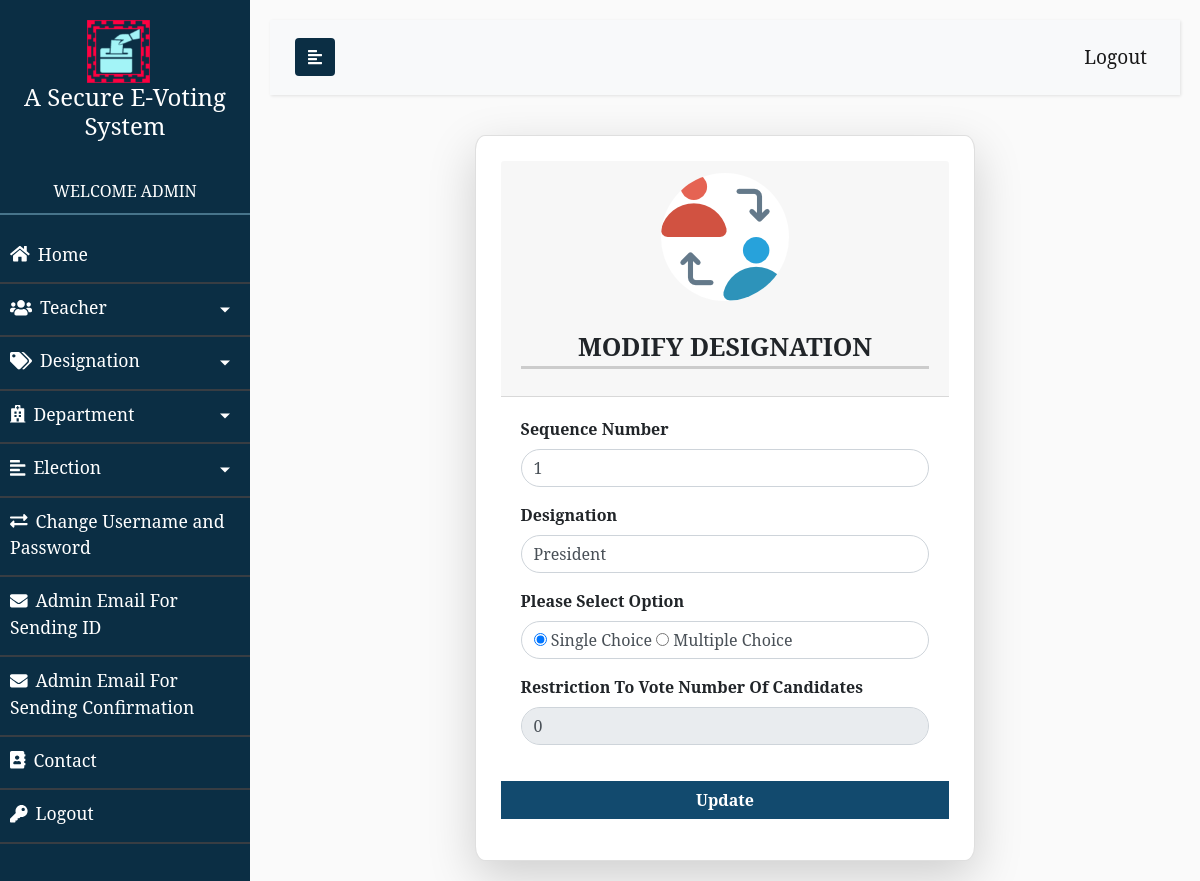
The page /admin/modify_designation.php?id=78&page=1 (signed in) on the database its author committed.
### tables this page shows
CREATE TABLE `election_designation` (
  `id` int(50) NOT NULL,
  `sequence_number` int(50) NOT NULL,
  `designation` varchar(100) NOT NULL,
  `option` varchar(10) NOT NULL,
  `restriction` int(5) NOT NULL
);

### admin/modify_designation.php (the view, shortened to what this page needs)
<?php
    include('lib/header.php');
    include("database_connection.php");
?>
<?php
    if(isset($_GET['id']))
    {
        $designation_id_validation_qry = "select * from `election_designation` where `id` = '$_GET[id]'";
        $designation_id_validation_qry_res =  mysqli_query($conn, $designation_id_validation_qry);
        $designation_id_validation_qry_res_row = mysqli_fetch_assoc($designation_id_validation_qry_res);
            ?>
            <?php
    }
?>
    <div class = "container-fluid">
        <div class = "row justify-content-center">
            <div class = "col-lg-7 col-md-8 col-12">
                <form action="" method = "POST">
                    <div class = "card shadow-lg add_form">
                        <div class = "card-header add_form_image">
                            <img src="images/exchange.png" alt="">
                            <h4 class = "text-uppercase"><b>Modify Designation</b></h4>
                        </div>
                        <div class="card-body">
                            <div class = "form-group">
                                <label for=""><b>Sequence Number</b></label>
                                <input type="number" class = "form-control" placeholder="Enter Sequence Number" name = "number"
                                value = "<?php
                                            if(isset($_POST['number']))
                                            {
                                                echo $_POST['number'];
                                            }
                                            else
                                            {
                                                echo $designation_id_validation_qry_res_row['sequence_number'];
                                            }
                                        ?>"
                                required>
                            </div>
                            <div class = "form-group">
                                <label for=""><b>Designation</b></label>
                                <input type="text" class = "form-control" placeholder="Enter Designation" name = "designation"
                                value = "<?php
                                            if(isset($_POST['designation']))
                                            {
                                                echo $_POST['designation'];
                                            }
                                            else
                                            {
                                                echo $designation_id_validation_qry_res_row['designation'];
                                            }
                                        ?>"
                                required>
                            </div>
                            <div class = "form-group">
                                <label for=""><b>Please Select Option</b></label>
                                <div class="form-control">
                                    <input type="radio" id = "single" name = "option"
                                    value = "single" onchange = "singlefunction()" required
                                    <?php
                                    if($designation_id_validation_qry_res_row['option'] == "single")
                                    {
                                        echo "checked";
                                    }
                                    ?>
                                    >
                                    <label for="">Single Choice</label>
                                    <input type="radio" id = "multiple" name = "option" value = "multiple" onchange = "multiplefunction()" required
                                    <?php
                                    if($designation_id_validation_qry_res_row['option'] == "multiple")
                                    {
                                        echo "checked";
                                    }
                                    ?>
                                    >
                                    <label for="">Multiple Choice</label>
                                </div>
                            </div>
                            <div class = "form-group">
                                <label for=""><b>Restriction To Vote Number Of Candidates</b></label>
                                <input id = "restriction_input" type="number" class = "form-control" placeholder="Enter number to restrict on number of votes to candidate" name = "restriction_input"
                                value = "<?php
                                            if(isset($_POST['restriction_input']))
                                            {
                                                echo $_POST['restriction_input'];
                                            }
                                            else
                                            {
                                                echo $designation_id_validation_qry_res_row['restriction'];
                                            }
                                        ?>"
                                required
                                <?php
                                if($designation_id_validation_qry_res_row['option']=="single")
                                {
                                    echo "disabled";
                                }
                                else
                                {
                                    echo "enabled";
                                }
                                ?>>
                            </div>
                        </div>
                        <div class = "form-group">
                            <input type="submit" class = "form-control btn btn-success" name = "submit" value = "Update">
                        </div>
                    </div>
                </form>
            </div>
        </div>
    </div>
<?php
    include('lib/footer.php');
?>

### admin/css/admin.css (style rules this page uses)
body { font-family: 'sans-serrif'; }
.form-control { border-radius: 50px; }
.add_form_image { text-align: center; }
.add_form_image img { background-color: white; border-radius: 50%; margin-bottom: 15px; }
.add_form { padding: 25px; border-radius: 2%; }
.add_form_image h4 { border-bottom: 3px solid #cccccc; font-size: 25px; margin-top: 15px; margin-bottom: 15px; padding-bottom: 5px; }
.btn-success { transition: background-color 500ms ease, color 500ms ease; }
.btn-success { background-color:#124a6e; border: 1px solid #124a6e; border-radius: 0; font-weight:bold; }

### admin/css/sidebar.css (style rules this page uses)
body { font-family: 'serif'; background: #fafafa; }

### rows shown on the page
election_designation: number "1", designation "President", option "☑", restriction_input "0"
